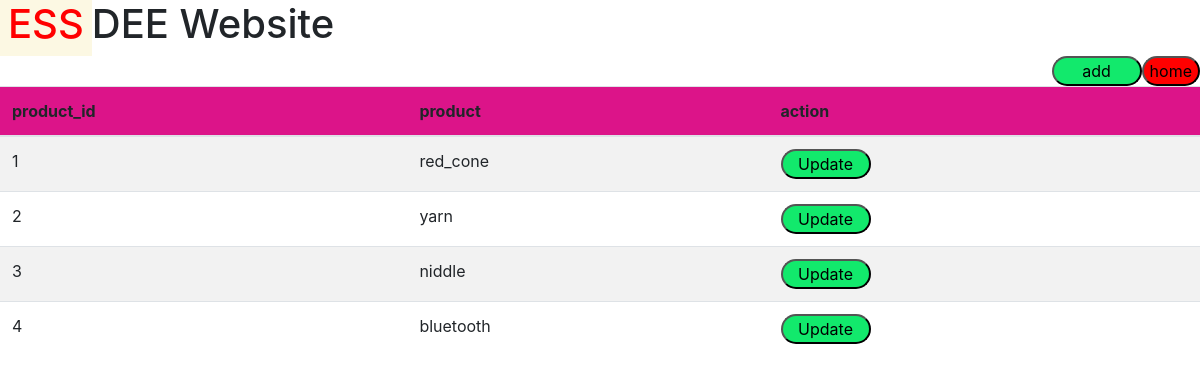
The page /product on the database as committed earlier.
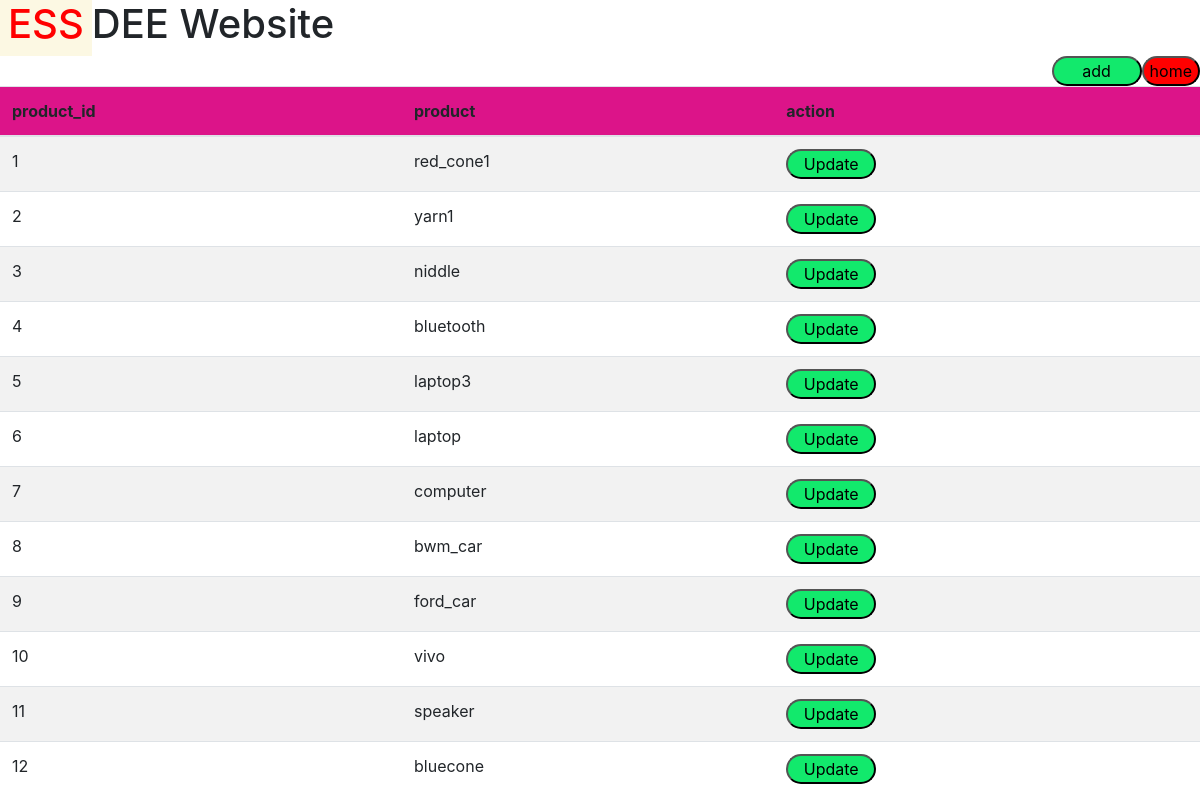
The same page on the database as committed later.
### tables this page shows
CREATE TABLE product(product_id INTEGER PRIMARY KEY AUTOINCREMENT,product text NOT NULL);

### f1.py (the view)
@app.route('/product')
def product():
    con = sqlite3.connect('main.db')
    cur = con.cursor()
    tbl="select * from product"
    cur.execute(tbl)
    x1 =cur.fetchall()
    con.commit()
    con.close()
    return render_template('product.html',x1=x1)

### templates/product.html (shortened to what this page needs)
<!DOCTYPE html>
<html>
<head>
  <link rel="stylesheet" href="{{ url_for('static', filename='css/main.css') }}">
  <link rel="stylesheet" href="https://cdn.jsdelivr.net/npm/bootstrap@4.1.3/dist/css/bootstrap.min.css">
</head>
<body>
  <h1><mark class="markline">ESS</mark>DEE Website</h1>
  <form action="/" method='post'>
    <button type="submit" class="fa fa-home"
      style="background-color:red;border-radius: 30px;float: right;">home</button>
  </form>
  <button type="button" class="btn1" data-toggle="modal" data-target="#exampleModal" data-whatever="@mdo" style="float:right;">add</button>
  {% block content %}
  <table id="data" class="table table-striped">
    <thead>
      <tr>
        <th>product_id</th>
        <th>product</th>
        <th>action</th>
      </tr>
    </thead>
    <tbody>
      {% for u1 in x1 %}
      <tr>
        <td>{{u1[0]}}</td>
        <td>{{u1[1]}}</td>
        <td>
        <button type="button" class="btn1" data-toggle="modal" data-target="#proedit_{{u1[0]}}">Update</button>
        </td>
      </tr>
      {% endfor %}
    </tbody>
  </table>
  {% endblock %}
</body>
</html>

Rows that differ between the two databases and show on the page:
changed product id 1: product "red_cone" → "red_cone1"
changed product id 2: product "yarn" → "yarn1"
added product: product_id "5", product "laptop3"
added product: product_id "6", product "laptop"
added product: product_id "7", product "computer"
added product: product_id "8", product "bwm_car"
added product: product_id "9", product "ford_car"
added product: product_id "10", product "vivo"
added product: product_id "11", product "speaker"
added product: product_id "12", product "bluecone"
